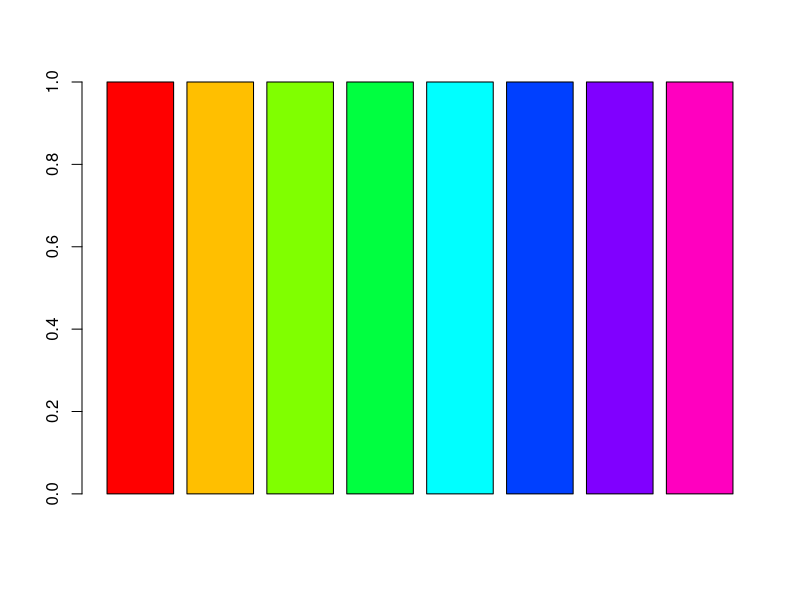
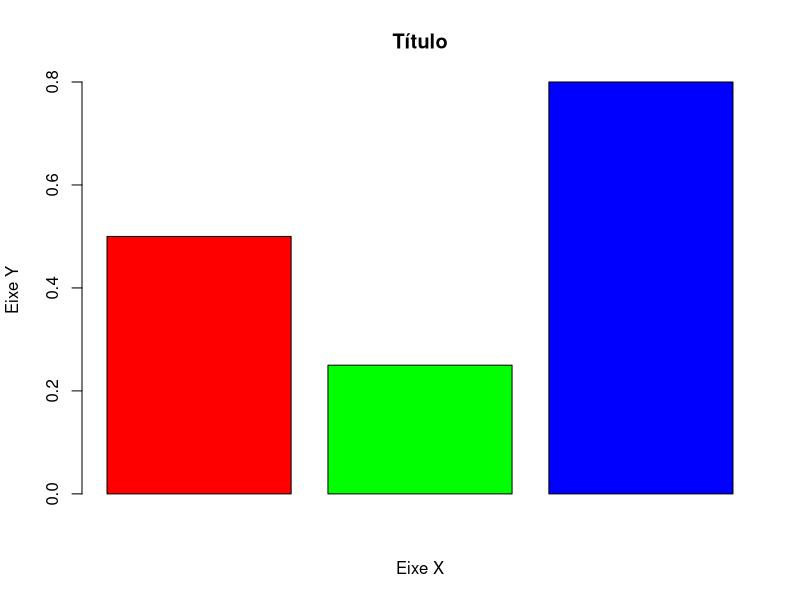
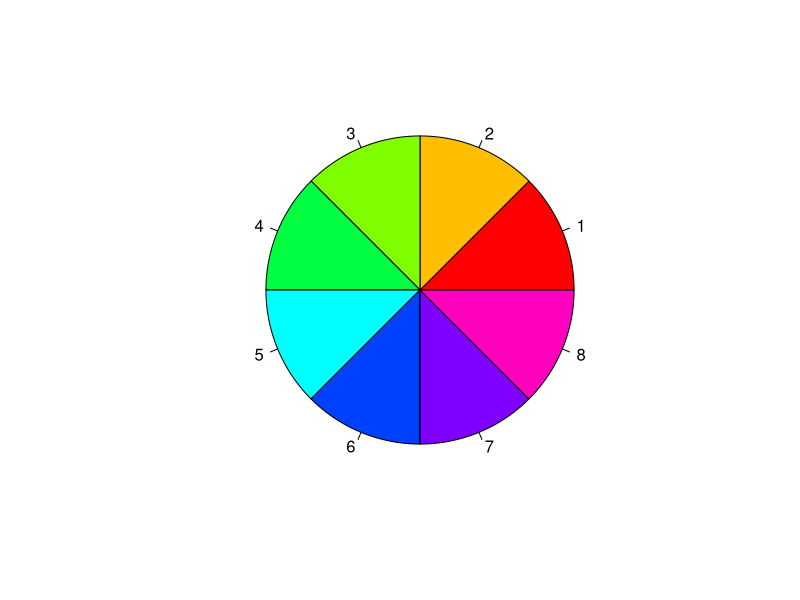

Write the R code that produced these figures, in order.
getwd()
dir()
# https://duckduckgo.com/?q=%22computing+a+mean%22+%22in+r%22+site%3Astackexchange.com&t=ffab&ia=web
?mean
mean(c(1,2,3))
mean(1:3)
apropos("mean") # conteñen "mean" no nome

( xbarra<-mean(c(1.0,1.0,3.0)) )
round(xbarra,1)
round(xbarra) # redondeo
floor(xbarra) # truncamento
ceiling(xbarra)

v<-"bio estatística"
v
class(v)
is.character(v)
paste(v,"mola")
nchar(v)

x<-c(1,2,3) # 1:3
sum(x)
( x<-c(x,NA) )
sum(x)
?sum
sum(x,na.rm=T)
x<-c(1,2,3,14,-2,0)
cumsum(x)
x

p<-F
q<-T
!p
!q
p&q
p|q
xor(p,q)
p|p
q|q
xor(q,q)
any(p,p,p)
any(p,p,p,q)
all(q,q,q,F)
all(q,q,q,q,q,q,T)
a<-2;b<-3
a==2
a==a
a==b
a!=b
( aa<-2+1e-15  )
aa==a
class(a)
class(aa)
all.equal(a,aa)


( v<-0:9 )
seq(0,9)  
seq(0,9,by=1)   
seq(0,9,by=3)
seq(0,9,l=10)
seq(0,9,l=4)
rep(1,15)
(v<-rep(NA,15))
v[5]<-4
v
for(i in 1:15){
  v[i]<-i^3
}
v
?Control
# if(all.equal(3,3))cat("Hola.\n")
if(3!=3)cat("Hola.\n")
v<-v[1:4]
v
( w<-1:3 )
x<-c(v,w)
length(x)
round(mean(x),2)
round(sum(x)/length(x),2)


A<-matrix(1:4,ncol=2,nrow=2)
A
A[1,2]
A[1,2]<-3.1
A
A^2
#A%*%A

getwd()
dir()
D<-read.table("Datos.txt",header=T)
head(D)
?read.table
class(D[1,1])
class(D[1,4])
class(D)
D$Peso
D[[2]]
D[,2]
dim(D)
nrow(D)
ncol(D)
# attach(D)
# Peso
# detach(D)
# Peso

palette()
rainbow(100)
barplot(rep(1,8),col=rainbow(8),ylab="")
barplot(c(.5,.25,.8),col=rainbow(3),
        ylab="Eixe Y",main="Título",
        xlab="Eixe X")
pie(rep(1,8),col=rainbow(8),ylab="")
?par # parámetros gráficos


## Estatística descritiva ##
(x<-D$Estatura)
quantile(x)
?quantile
min(x)
max(x)
range(x)
c(min(x),max(x))
median(x)
IQR(x)
quantile(x,seq(0,1,by=.1)) # decís
quantile(x,(0:10)/10) # decís
quantile(x,(0:100)/100) # percentís
var(x) # cuasivarianza
( s2<-mean( (x-mean(x))^2 ) ) # Var
n<-length(x)
sum( (x-mean(x))^2 )/(n-1) # cuasivar
(n-1)*var(x)/n # Var
x
unique(x)
sort(x)


#### Frecuencias ####
names(D)
head(D)
tail(D)
attach(D)
Irm<-D[[3]]
ni<-table(Zapato,Irm)
ni
( fi<-round(ni/n,4) )
( ni<-table(Irm) )
( Ni<-cumsum(ni) )
( Fi<-round(cumsum(ni)/n,3) )
( fi<-ni/n )
( Fi<-cumsum(fi) )
?prop.table
?margin.table
?addmargins

class(Deporte)
Deporte
dep<-factor(Deporte)
dep

#### Distribución binomial ####
?Binomial
n<-10
p<-.25
# a) P{X>=2}
1-pbinom(1,n,p)
sum(dbinom(2:10,n,p))
# b) P{X=5}
dbinom(5,n,p)
# c) P{X<=3}
pbinom(3,n,p)

?Normal


